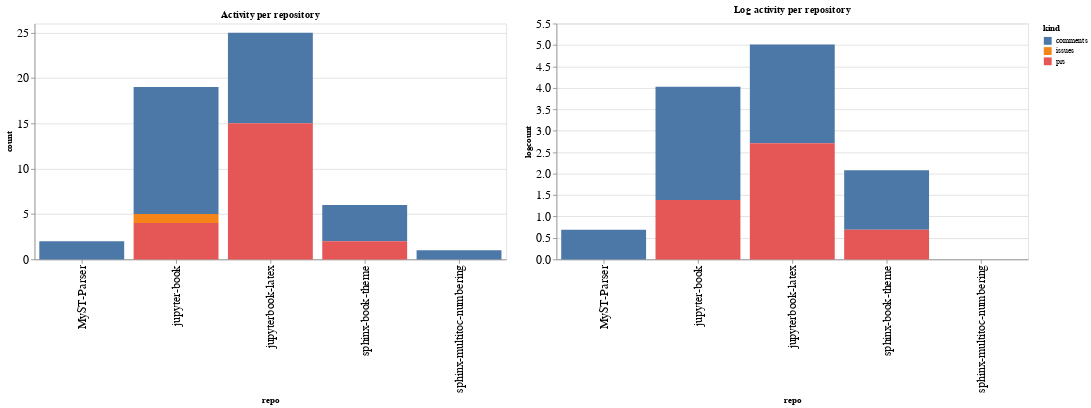

Notebook code cell kept with this figure:
### Code cell
ch1 = alt.Chart(repo_summaries, width=600, title="Activity per repository").mark_bar().encode(
    x='repo',
    y='count',
    color='kind',
    tooltip="kind"
)

ch2 = alt.Chart(repo_summaries, width=600, title="Log activity per repository").mark_bar().encode(
    x='repo',
    y='logcount',
    color='kind',
    tooltip="kind"
)

ch1 | ch2

### Figure 1 — Vega-Lite specification as saved in the notebook (floating-point values rounded to 4 significant figures)
{"config": {"axisLeft": {"labelFontSize": 15}, "axisBottom": {"labelFontSize": 15}}, "hconcat": [{"mark": "bar", "encoding": {"color": {"type": "nominal", "field": "kind"}, "tooltip": {"type": "nominal", "field": "kind"}, "x": {"type": "nominal", "field": "repo"}, "y": {"type": "quantitative", "field": "count"}}, "title": "Activity per repository", "width": 600}, {"mark": "bar", "encoding": {"color": {"type": "nominal", "field": "kind"}, "tooltip": {"type": "nominal", "field": "kind"}, "x": {"type": "nominal", "field": "repo"}, "y": {"type": "quantitative", "field": "logcount"}}, "title": "Log activity per repository", "width": 600}], "data": {"name": "data-729882b32714bbbf57b60df63f012d9a"}, "$schema": "https://vega.github.io/schema/vega-lite/v4.8.1.json", "datasets": {"data-729882b32714bbbf57b60df63f012d9a": [{"repo": "MyST-Parser", "kind": "comments", "count": 2, "logcount": 0.6931}, {"repo": "jupyter-book", "kind": "comments", "count": 14, "logcount": 2.639}, {"repo": "jupyter-book", "kind": "issues", "count": 1, "logcount": 0.0}, {"repo": "jupyter-book", "kind": "prs", "count": 4, "logcount": 1.386}, {"repo": "jupyterbook-latex", "kind": "comments", "count": 10, "logcount": 2.303}, {"repo": "jupyterbook-latex", "kind": "prs", "count": 15, "logcount": 2.708}, {"repo": "sphinx-book-theme", "kind": "comments", "count": 4, "logcount": 1.386}, {"repo": "sphinx-book-theme", "kind": "prs", "count": 2, "logcount": 0.6931}, {"repo": "sphinx-multitoc-numbering", "kind": "comments", "count": 1, "logcount": 0.0}]}}
